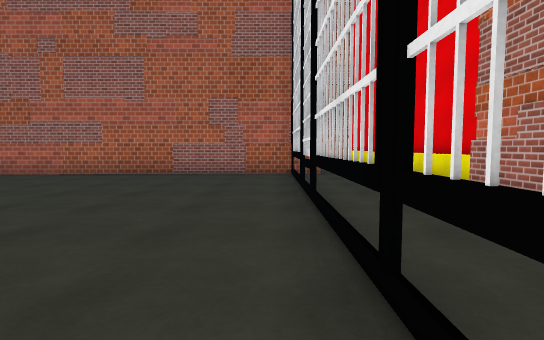
view 1 (above)

16 first-person views from a walk through a Unity game level. The camera is 1.2 m above the floor, tilts 4° down and sees 80° across. The floor is counted in squares, 1.5 m on a side. Each view is taken from the middle of a square. On the plan, view 1 faces up. The plan holds only what a view shows up to about 11 squares ahead; the rest is blank. The place goes on beyond the plan. The player character is not drawn. Surface patterns are stand-ins for the level's own textures.

view 2
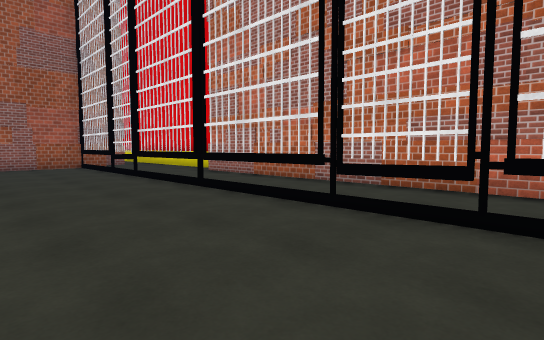

view 3
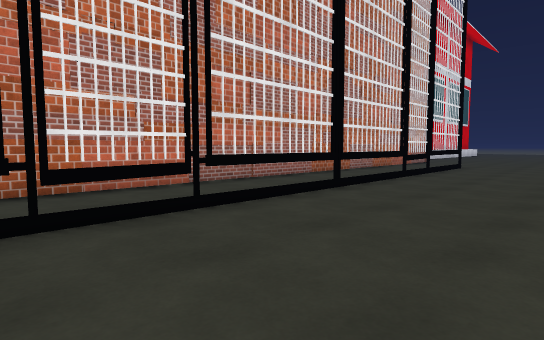

view 4
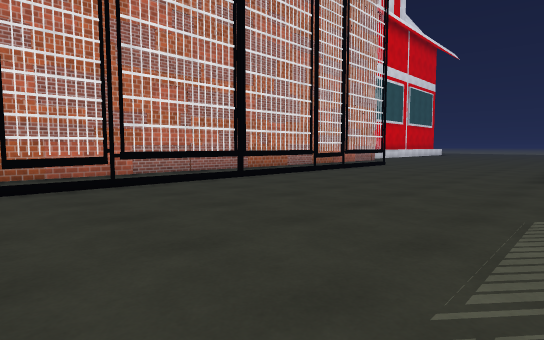

view 5
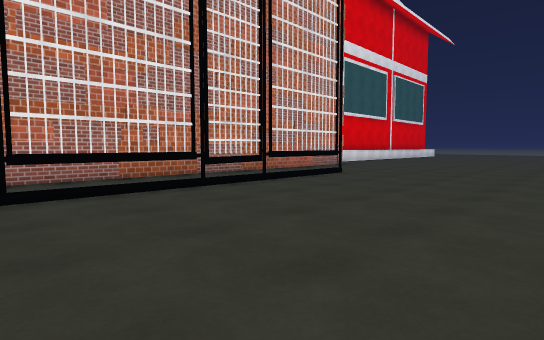

view 6
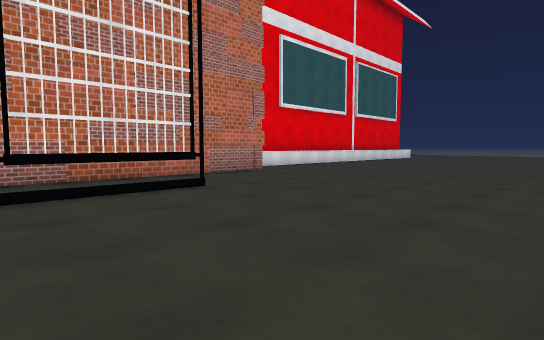

view 7
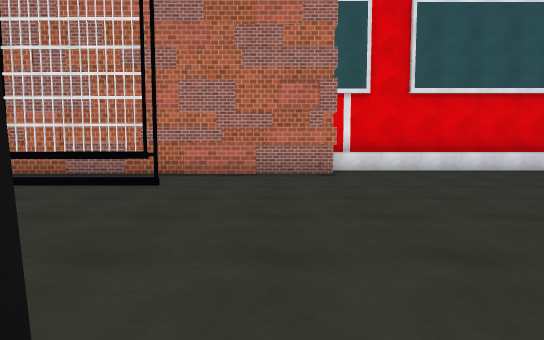

view 8
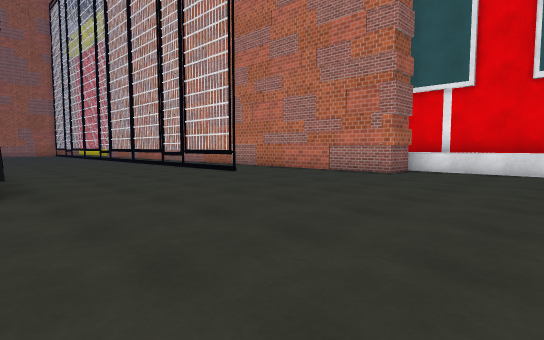

view 9
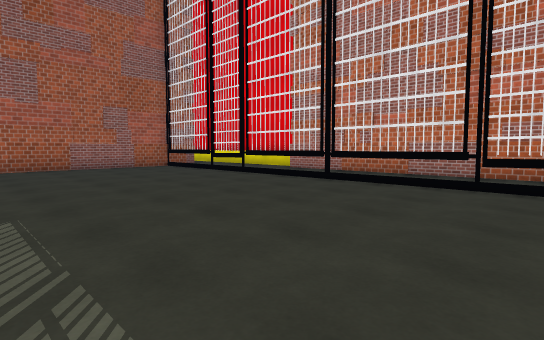

view 10
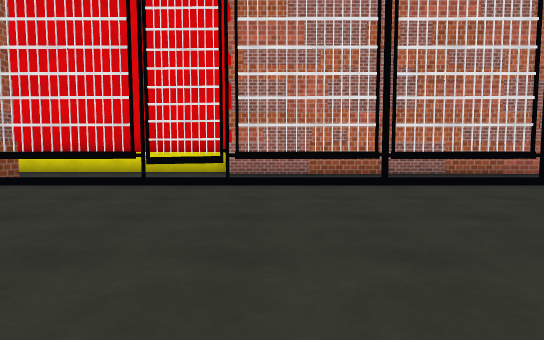

view 11
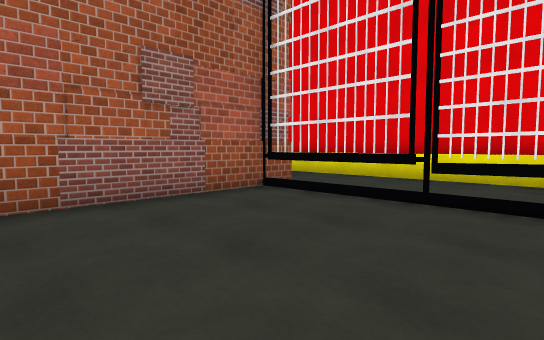

view 12
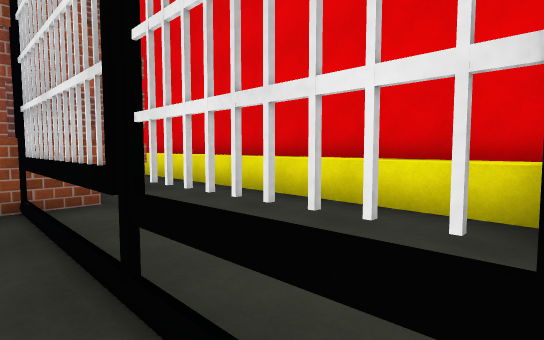

view 13
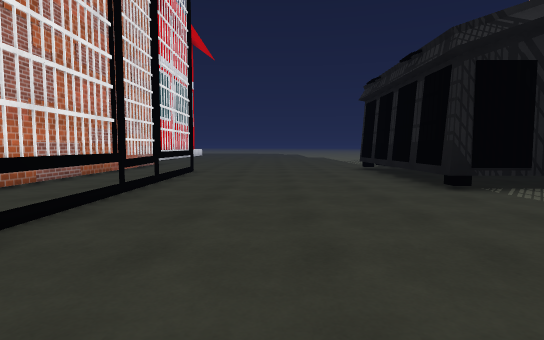

view 14
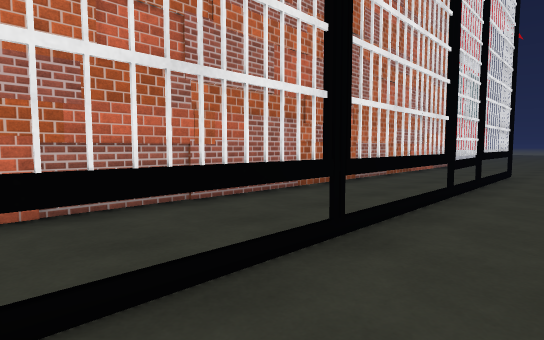

view 15
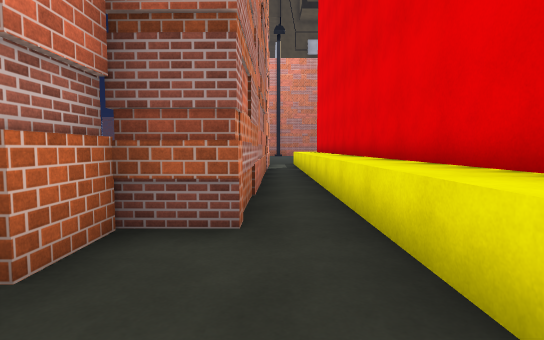

view 16
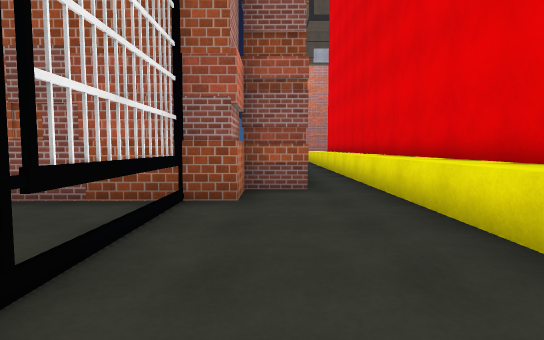

### Floor plan
Key: @ floor where view 1 was taken; # wall or solid block; x gap in a wall; . floor; ^ raised ledge; T thing the floor can be seen under or through.
Columns run from 6 left of view 1 to 5 right of it. Each row starts with its distance up from view 1.
 13         #.^#
 12         #.^#
 11       ###.^#
 10 #######T..^#
  9 .......T..^#
  8 .......T..^#
  7 .......T..^#
  6  ......x..^#
  5  ......T.##^
  4 .......T.#
  3  ......T.#
  2 .......T.#
  1 .......T.#
  0 ......@T.#
 -1 .......T.#
 -2 .......x.#
 -3 .......x.#
 -4 .......T.#
 -5 .......T.#
 -6 .......T.#
 -7  ......T.#
 -8 .......T.#
 -9 .......T.#
-10 #......x.#
-11 #......T.#
-12 #......T.#
-13 #......T.#
-14 #......T.#
-15 #........#
-16 #........#
-17 .........#
-18 .........##
-19 ..........##
-20 ...........#
-21 ...........#
-22 ...........#
-23 ...... ....#

Where each view was taken, in squares from view 1:
view 1: 0 up, 0 right, facing up
view 2: 4 down, 3 left, facing up-right
view 3: 1 down, 3 left, facing down-right
view 4: 1 down, 6 left, facing down-right
view 5: 6 down, 5 left, facing down-right
view 6: 11 down, 5 left, facing down-right
view 7: 17 down, 6 left, facing right
view 8: 23 down, 6 left, facing up-right
view 9: 3 down, 6 left, facing up-right
view 10: 4 up, 6 left, facing right
view 11: 5 up, 4 left, facing up-right
view 12: 5 up, 0 right, facing up-right
view 13: 4 down, 2 left, facing down
view 14: 4 down, 1 left, facing down-right
view 15: 8 up, 3 right, facing up
view 16: 5 up, 2 right, facing up
